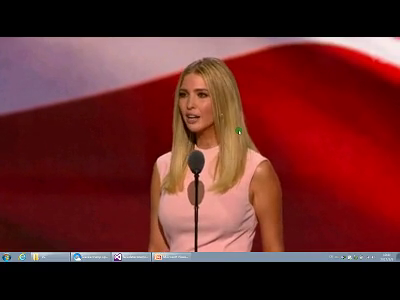
//> input picture frame 19 of Opencv_task61-80/photo/sample.mp4, 400 x 300 px
$ ./078识别与跟踪视频中的特定颜色对象   (built with g++ and OpenCV 4)
//> lines starting //> are read from the running program, lines starting //| are printed output that depends on the picture; after the words box and inside, x2 and y2 are one past the last pixel; in counts of white or black regions, pixels touching at a corner belong together
#include <opencv2/opencv.hpp>
#include<iostream>

using namespace cv;
using namespace std;
void process_frame(Mat &image, int opts);
int main(int argc, char** argv) {
	VideoCapture capture("photo/sample.mp4");

	if (!capture.isOpened()) {
		printf("could not open camera...\n");
		return -1;
	}
	namedWindow("input", WINDOW_AUTOSIZE);

	int fps = capture.get(CAP_PROP_FPS);
	int width = capture.get(CAP_PROP_FRAME_WIDTH);
	int height = capture.get(CAP_PROP_FRAME_HEIGHT);
	int num_of_frames = capture.get(CAP_PROP_FRAME_COUNT);

	printf("frame width: %d, frame height: %d, FPS : %d \n", width, height, fps);

	Mat frame;
	int index = 0;
	while (true) {
		bool ret = capture.read(frame);
//> frame is the input picture: 300 rows x 400 cols, CV_8UC3; mean B, G, R 38.6, 39.6, 100.9
		if (!ret) break;
		imshow("input", frame);
		char c = waitKey(50);
//> the Esc key is pressed
		process_frame(frame, index);
		imshow("result", frame);
		if (c == 27) {
			break;
		}
	}
	waitKey(0);
	return 0;
}

void process_frame(Mat &image, int opts) {
//> called with opts = 0
	Mat hsv, mask;
	cvtColor(image, hsv, COLOR_BGR2HSV);
//> hsv: 300 rows x 400 cols, CV_8UC3; mean H, S, V 59.2, 144.5, 102.1
	// 定义结构元素
	Mat se = getStructuringElement(MORPH_RECT, Size(15, 15), Point(-1, -1));
	inRange(hsv, Scalar(0, 43, 46), Scalar(10, 255, 255), mask);
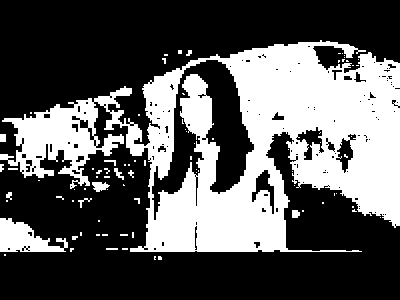
//> mask: 300 rows x 400 cols, CV_8UC1; 35.5% white; 83 white regions (67 under 20 px), largest, box (x1, y1, x2, y2) and area: (0, 40, 400, 252) 40420, (0, 218, 68, 252) 1324, (92, 182, 110, 192) 118
	morphologyEx(mask, mask, MORPH_OPEN, se);
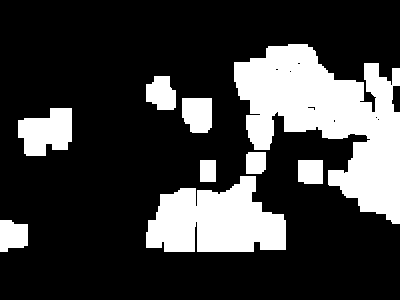
//> mask: 300 rows x 400 cols, CV_8UC1; 23.9% white; 9 white regions

	// 寻找最大轮廓
	vector<vector<Point>> contours;
	vector<Vec4i> hierarchy;
	findContours(mask, contours, hierarchy, RETR_EXTERNAL, CHAIN_APPROX_SIMPLE);
//> contours = 9 contours; largest, box (x1, y1, x2, y2) and area: (234, 44, 400, 224) 14862, (146, 176, 286, 252) 7270, (18, 108, 72, 156) 1820, (182, 98, 212, 133) 885, (146, 76, 176, 110) 740
	int index = -1;
	int max = 0;
	for (size_t t = 0; t < contours.size(); t++) {
		double area = contourArea(contours[t]);
		if (area > max) {
			max = area;
			index = t;
		}
	}
//> this loop made 9 passes
//> (area, max) on passes 1, 2, 9: (691, 691), (7270.5, 7270), (14862, 14862)
//> area on passes 3 to 8: 540.5, 315, 384.5, 1820.5, 885, 740
//> after the loop, max = 14862; index = 8
	// 寻找最小外接矩形
	if (index >= 0) {
		RotatedRect rect = minAreaRect(contours[index]);
//> rect = centre (316.5, 133.5), size (179, 165), angle -90
		ellipse(image, rect, Scalar(0, 255, 0), 2, 8);
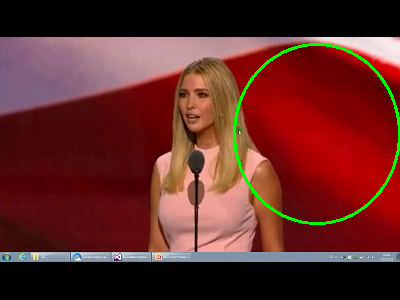
//> image: 300 rows x 400 cols, CV_8UC3; 1.35% of pixels changed, all inside (x1, y1, x2, y2) = (233, 43, 400, 225)
		circle(image, rect.center, 2, Scalar(255, 0, 0), 2, 8, 0);
//> image: 300 rows x 400 cols, CV_8UC3; 37 pixels changed, all inside (x1, y1, x2, y2) = (313, 131, 320, 138)
	}
}

$ run again, starting later in the video
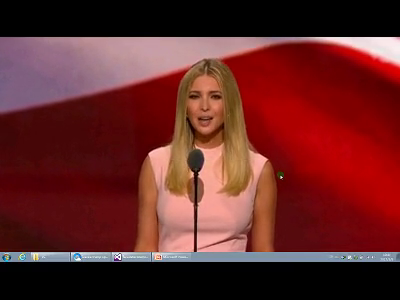
//> input picture frame 89 of Opencv_task61-80/photo/sample.mp4, 400 x 300 px
//> frame is the input picture: 300 rows x 400 cols, CV_8UC3; mean B, G, R 38.3, 39.5, 101.2
//> hsv: 300 rows x 400 cols, CV_8UC3; mean H, S, V 57.5, 146, 102.5
//> in process_frame, `morphologyEx(mask, mask, MORPH_OPEN, se);`:
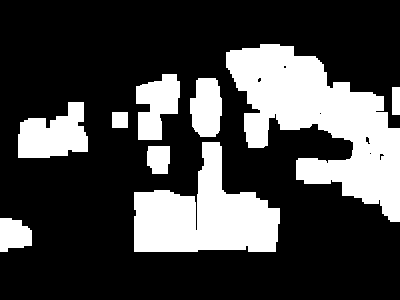
//> mask: 300 rows x 400 cols, CV_8UC1; 27% white; 9 white regions
//> contours = 9 contours; largest, box (x1, y1, x2, y2) and area: (226, 44, 400, 222) 14551, (134, 142, 280, 252) 8938, (18, 102, 88, 158) 2584, (136, 74, 180, 140) 1853, (190, 78, 222, 137) 1474
//> the loop in process_frame, `for (size_t t = 0; t < contours.size(); t++)` made 9 passes
//> (area, max) on passes 1, 3, 9: (802, 802), (8938.5, 8938), (14551, 14551)
//> after the loop in process_frame, `for (size_t t = 0; t < contours.size(); t++)`: max = 14551; index = 8
//> rect = centre (319, 125.4), size (115.7, 234.8), angle -59.5
//> in process_frame, `ellipse(image, rect, Scalar(0, 255, 0), 2, 8);`:
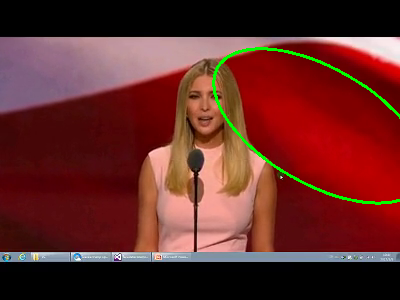
//> image: 300 rows x 400 cols, CV_8UC3; 1.16% of pixels changed, all inside (x1, y1, x2, y2) = (212, 47, 400, 205)
